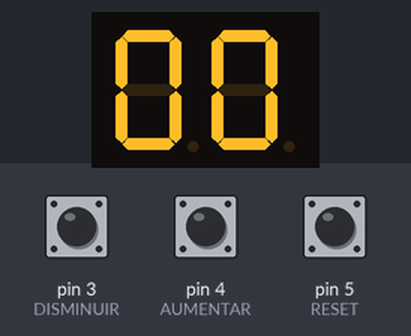
This sketch was run on a simulated Arduino Uno, built with avr-gcc and run on an emulated ATmega328P. Shown: 2-digit seven-segment display. Wiring (inferred from the names in the program): 2-digit 7-segment display, segments lit when HIGH: segments pin 13, pin 12, pin 11, pin 10, pin 9, pin 8, pin 7; digit selects A1, A0. The test bench sets the inputs (shaded band); at power-on: pin 3 (DISMINUIR) HIGH, pin 4 (AUMENTAR) HIGH, pin 5 (RESET) HIGH. The segment pins are drawn as the display they are named for.

Above: at 1.2 s.
1.3 s: pin 3 (DISMINUIR) pulled LOW for 0.15 s
At 2.4 s:
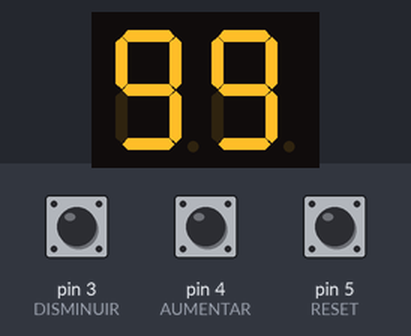
2.9 s: pin 3 (DISMINUIR) pulled LOW for 1 s
At 3.5 s:
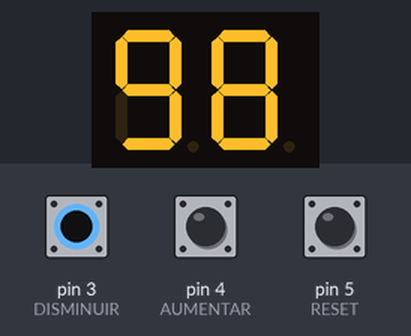
Timing chart, 0 to 5.9 s (numbered marks = the images above; inputs shaded):
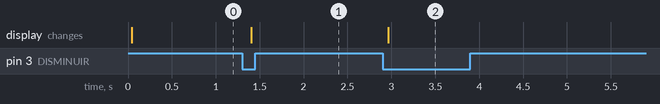

The sketch:

main_parte_1.ino
```cpp
// UTN FRA - Sistema de Procesamiento de Datos
// Juan Pablo Ledezma - Iván Laurito

#define A 13
#define B 12
#define C 11
#define D 10
#define E 9
#define F 8
#define G 7
#define RESET 5
#define AUMENTAR 4
#define DISMINUIR 3
#define UNIDADES A0
#define DECENAS A1
#define DELAY 10

// Estructura de datos
// Como una función sólo puede devolver un valor, se creará esta estructura que contiene 2 variables,
// para así poder devolver ambos valores dentro de un único tipo de dato.
typedef struct {
  // Variable para decidir ejecutar o no una acción de acuerdo a su valor.
  bool ejecucion;
  // Variable para guardar en memoria el estado anterior de un botón.
  bool estadoAnterior;
}estructura;


/**
 * Detectar el cambio en el estado de una entrada digital.
 *
 * Esta función toma el estado actual de una entrada y la compara con su estado anterior
 * para ejecutar una acción por única vez en base a esos datos.
 *
 * @param estadoActual El estado actual de la entrada (activo/no activo).
 * @param estadoAnterior Estado inmediatamente anterior de la entrada.
 * @return Se devuelve el estado anterior de la entrada, y la ejecución (o no) de la acción.
 */
estructura detectarPulsacion(bool estadoActual, bool estadoAnterior);

/**
 * Muestra un número en los displays
 *
 * Se muestra el número ingresado por parámetro, y es mostrado
 * usando la función de multiplexación.
 *
 * @param num Número a ser mostrado.
 */
void mostrarNumero(int num);


/**
 * Enciende los displays usando la multiplexación:
 *
 * 1. Se enciende un display de las unidades/decenas con el dígito
 * 2. Se apaga el otro display.
 * 3. Esto queda así durante los 10 ms. que dura el delay.
 * 4. Se repite el proceso.
 *
 * Dado que los pines de salida para el display de las unidades
 * es el mismo que para el de las decenas, no podemos enviar
 * dígitos diferentes para cada display en el mismo instante.
 * En su lugar, lo que hacemos es mostrar uno de los dos dígitos
 * del número a la vez, intercalándolos tan rápido que el ojo
 * humano no nota este proceso.
 *
 * @param posicion es el display que será encendido.
 */
void encenderDisplays(int posicion);


/**
 * Muestra un número en un display
 *
 * Se encienden los LED del display para mostrar un número.
 *
 * @param numero Número a ser mostrado.
 */
void encenderNumero(int numero);


/**
 * Cambia un número por si se sale de los límites establecidos.
 *
 * Esta función toma un número y lo compara con el límite superior, y con el límite inferior.
 * Si es mayor que el límite superior, calcula la diferencia y se la suma al límite inferior.
 * Si es menor que el límite inferior, calcula la diferencia y se la resta al límite superior.
 * Si está dentro de los límites, lo deja como está.
 *
 * @param contador El número a ser comparado.
 * @param limiteInferior El valor mínimo que puede tener el número.
 * @param limiteSuperior El valor máximo que puede tener el número.
 * @return Se devuelve el número ingresado con las modificaciones necesarias.
 */
int normalizarContador(int contador, int limiteInferior, int limiteSuperior);


// Establecer los pines como entradas/salidas de acuerdo a su objetivo.
void setup()
{
  pinMode(A, OUTPUT);
  pinMode(B, OUTPUT);
  pinMode(C, OUTPUT);
  pinMode(D, OUTPUT);
  pinMode(E, OUTPUT);
  pinMode(F, OUTPUT);
  pinMode(G, OUTPUT);
  pinMode(RESET, INPUT_PULLUP);
  pinMode(AUMENTAR, INPUT_PULLUP);
  pinMode(DISMINUIR, INPUT_PULLUP);
  pinMode(UNIDADES, OUTPUT);
  pinMode(DECENAS, OUTPUT);
  digitalWrite(UNIDADES, 0);
  digitalWrite(DECENAS, 0);
  encenderNumero(0);
  Serial.begin(9600);
}

// Declaración de variables.

// Número que será mostrado en el display.
int numero = 0;


// Variables para detectar la pulsación de los botones.
bool btnSumarEstadoActual;
bool btnRestarEstadoActual;
bool btnResetEstadoActual;


/*
 * Variables para obtener el estado anterior de los botones, y así poder
 * ejecutar una acción por única vez, de acuerdo al cambio de estado del botón.
 * Se inicializan en false, ya que al principio del programa no estarán siendo presionados.
 */
bool btnSumarEstadoAnterior = false;
bool btnRestarEstadoAnterior = false;
bool btnResetEstadoAnterior = false;


// Estructruras de datos para obtener el cambio de estado en un botón
// y actualizar su estado anterior
estructura deteccionSuma;
estructura deteccionResta;
estructura deteccionReset;


// Loop principal.
void loop()
{
  // Cambiar el valor del número en caso de que esté fuera de los límites establecidos.
  numero = normalizarContador(numero, 0, 99);

  /* Detectar los cambios de estado de los pulsadores
   * Como en la configuración INPUT_PULLUP, el estado por defecto es HIGH,
   * se niegan las estradas para hacer que el estado "no presionado" sea LOW,
   * y el estado "presionado" sea HIGH.
   */
  btnSumarEstadoActual = !(digitalRead(AUMENTAR));
  btnRestarEstadoActual = !(digitalRead(DISMINUIR));
  btnResetEstadoActual = !(digitalRead(RESET));

  // Obtención del estado anterior de los botones y la variable de ejecución de cada uno.
  deteccionSuma = detectarPulsacion(btnSumarEstadoActual, btnSumarEstadoAnterior);
  btnSumarEstadoAnterior = deteccionSuma.estadoAnterior;

  deteccionResta = detectarPulsacion(btnRestarEstadoActual, btnRestarEstadoAnterior);
  btnRestarEstadoAnterior = deteccionResta.estadoAnterior;

  deteccionReset = detectarPulsacion(btnResetEstadoActual, btnResetEstadoAnterior);
  btnResetEstadoAnterior = deteccionReset.estadoAnterior;

  // Ejecutar una acción en base al estado de los botones anteriormente mencionados.

  // Aumentar el contador en 1.
  if (deteccionSuma.ejecucion){
    numero++;
  }
  // Disminuir el contador en 1.
  if (deteccionResta.ejecucion){
    numero--;
  }
  // Reiniciar el contador (devolverlo a 0)
  if (deteccionReset.ejecucion){
    numero = 0;
  }

  mostrarNumero(numero);
}

void mostrarNumero(int num) {
  digitalWrite(UNIDADES, HIGH);
  digitalWrite(DECENAS, HIGH);
  encenderNumero(num % 10);
  encenderDisplays(UNIDADES);
  digitalWrite(UNIDADES, HIGH);
  digitalWrite(DECENAS, HIGH);
  encenderNumero(num / 10);
  encenderDisplays(DECENAS);
}

void encenderDisplays(int posicion)
{
  if (posicion == UNIDADES)
  {
    digitalWrite(UNIDADES, LOW);
    digitalWrite(DECENAS, HIGH);
    delay(DELAY);
  }
  else
  {
    digitalWrite(DECENAS, LOW);
    digitalWrite(UNIDADES, HIGH);
    delay(DELAY);
  }
}

void encenderNumero(int numero){
  digitalWrite(A, LOW);
  digitalWrite(B, LOW);
  digitalWrite(C, LOW);
  digitalWrite(D, LOW);
  digitalWrite(E, LOW);
  digitalWrite(F, LOW);
  digitalWrite(G, LOW);
  switch (numero){
    case 1:
  	  digitalWrite(B, HIGH);
      digitalWrite(C, HIGH);
      break;
    case 2:
  	  digitalWrite(A, HIGH);
  	  digitalWrite(B, HIGH);
      digitalWrite(E, HIGH);
  	  digitalWrite(D, HIGH);
      digitalWrite(G, HIGH);
      break;
    case 3:
      digitalWrite(A, HIGH);
  	  digitalWrite(B, HIGH);
      digitalWrite(C, HIGH);
  	  digitalWrite(D, HIGH);
      digitalWrite(G, HIGH);
      break;
    case 4:
  	  digitalWrite(B, HIGH);
      digitalWrite(C, HIGH);
  	  digitalWrite(F, HIGH);
      digitalWrite(G, HIGH);
      break;
    case 5:
  	  digitalWrite(A, HIGH);
      digitalWrite(C, HIGH);
      digitalWrite(D, HIGH);
  	  digitalWrite(F, HIGH);
      digitalWrite(G, HIGH);
      break;
    case 6:
  	  digitalWrite(A, HIGH);
      digitalWrite(C, HIGH);
      digitalWrite(D, HIGH);
      digitalWrite(E, HIGH);
  	  digitalWrite(F, HIGH);
      digitalWrite(G, HIGH);
      break;
    case 7:
  	  digitalWrite(A, HIGH);
      digitalWrite(B, HIGH);
      digitalWrite(C, HIGH);
      break;
    case 8:
  	  digitalWrite(A, HIGH);
      digitalWrite(B, HIGH);
      digitalWrite(C, HIGH);
      digitalWrite(D, HIGH);
      digitalWrite(E, HIGH);
  	  digitalWrite(F, HIGH);
      digitalWrite(G, HIGH);
      break;
    case 9:
  	  digitalWrite(A, HIGH);
      digitalWrite(B, HIGH);
      digitalWrite(C, HIGH);
      digitalWrite(D, HIGH);
  	  digitalWrite(F, HIGH);
      digitalWrite(G, HIGH);
      break;
    default:
  	  digitalWrite(A, HIGH);
      digitalWrite(B, HIGH);
      digitalWrite(C, HIGH);
      digitalWrite(D, HIGH);
      digitalWrite(E, HIGH);
  	  digitalWrite(F, HIGH);
      break;
  }
}

estructura detectarPulsacion(bool estadoActual, bool estadoAnterior){
  // Declaración de la variable principal.
  estructura devolucion;
  // Asignación del estado anterior de la variable que será devuelta,
  //en base al parámetro.
  devolucion.estadoAnterior = estadoAnterior;

  /*
   * En caso de haber un cambio en el estado, el estado anterior
   * pasa a ser igual al estado actual.
   * La ejecución toma el valor del estado actual de la entrada.
   */
  if (estadoActual != estadoAnterior){
    devolucion.estadoAnterior = estadoActual;
    devolucion.ejecucion = estadoActual;
  }
  // Si no hay un cambio en el estado, la acción no será ejecutada.
  else{
    devolucion.ejecucion = false;
  }

  return devolucion;
}

int normalizarContador(int contador, int limiteInferior, int limiteSuperior){

  int diferencia;

  if (contador > limiteSuperior){
    diferencia = contador - limiteSuperior;
    // El -1 es necesario para que también se tenga en cuenta al número del límite inferior
    contador = limiteInferior + diferencia - 1;
  }
  if (contador < limiteInferior){
    diferencia = limiteInferior - contador;
    // El +1 es necesario para que también se tenga en cuenta al número del límite superior
    contador = limiteSuperior - diferencia + 1;
  }

  return contador;
}
```

Measured:
- after the input at 1.3 s, the display: changes after 0.10 s (image 1)
- after the input at 2.9 s, the display: changes after 0.07 s (image 2)
